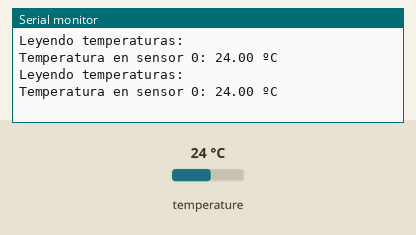
Simulated run of this sketch. Board: Arduino Uno, built with avr-gcc and run on an emulated ATmega328P. Parts: the last lines printed to the serial monitor. The test bench sets the inputs (shaded band); at power-on: temperature 24 °C.

Above: at 3.3 s.
3.4 s: temperature set to 12 °C
At 3.9 s:
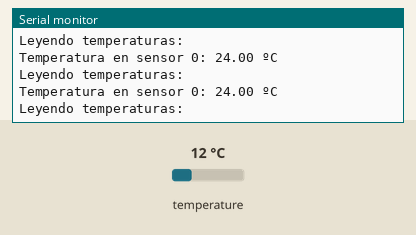
5.9 s: temperature set to 19 °C
At 6.4 s:
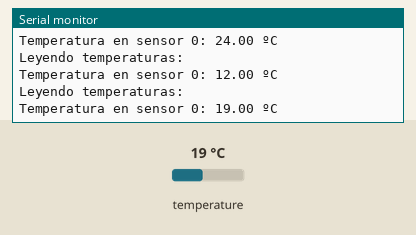
Timing chart, 0 to 8.9 s (numbered marks = the images above; inputs shaded):
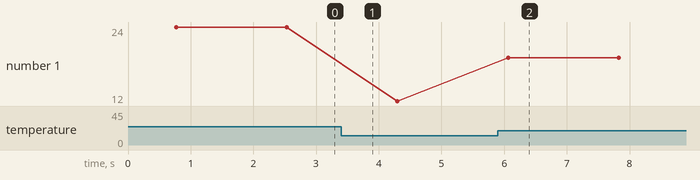

The sketch:

prueba_sensor.ino
```cpp
#include <OneWire.h>
#include <DallasTemperature.h>

const int oneWirePin = 5;

OneWire oneWireBus(oneWirePin);
DallasTemperature sensor(&oneWireBus);

void setup() {
  Serial.begin(9600);
  sensor.begin();
}

void loop() {
    Serial.println("Leyendo temperaturas: ");
  sensor.requestTemperatures();

  Serial.print("Temperatura en sensor 0: ");
  Serial.print(sensor.getTempCByIndex(0));
  Serial.println(" ºC");

  delay(1000);
}
```

Measured:
- after the input at 5.9 s, the serial monitor: prints a new line after 0.16 s (image 2)
- plotted number 1: 24 → 12 after the input at 3.4 s, 12 → 19 after the input at 5.9 s
